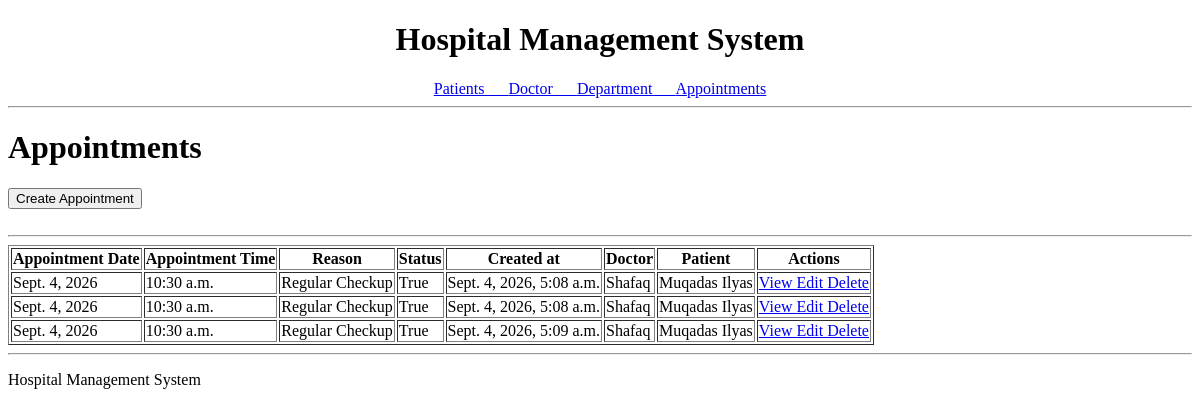
The page /appointment/1/doctor/ on the database as committed earlier.
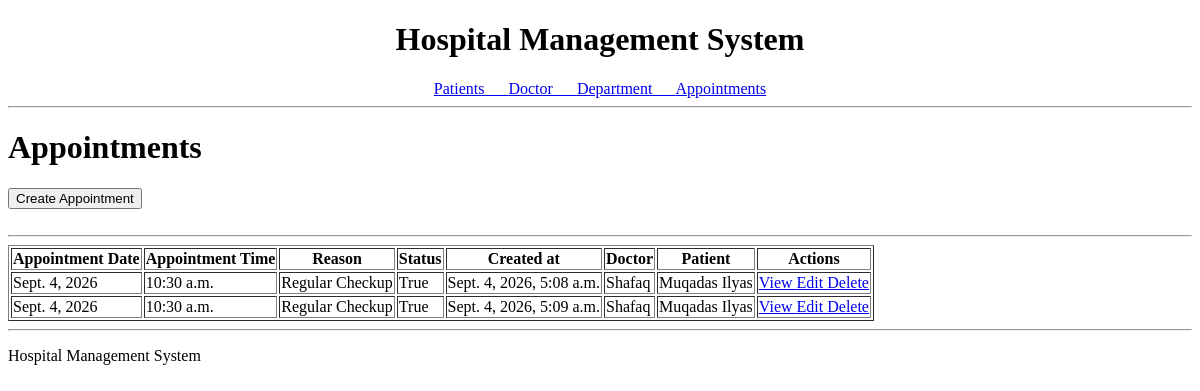
The same page on the database as committed later.
### appointments/models.py (models this page shows, shortened)
class Appointments(models.Model):
    id = models.AutoField(primary_key=True)
    appointment_date = models.DateField(auto_now_add=True)
    appointment_time = models.TimeField(auto_now_add=True)
    reason = models.TextField()
    status = models.BooleanField()
    created_at = models.DateTimeField(auto_now_add=True)
    doctor = models.ForeignKey(Doctor,on_delete=models.CASCADE)
    patient = models.ForeignKey(Patient,on_delete=models.CASCADE)
    class Meta:
        permissions = [
            ("complete_appointment", "Can complete appointment"),
        ]

### doctor/models.py (models this page shows)
class Doctor(models.Model):
    id=models.AutoField(primary_key=True)
    name = models.CharField(max_length=50)
    specialization = models.CharField(max_length=50)
    phone = models.CharField(max_length=15)
    department=models.ForeignKey(Department,on_delete=models.CASCADE)
    user=models.OneToOneField(User,on_delete=models.CASCADE,
                              null=True,blank=True, related_name='doctor')
    def __str__(self):
        return self.name

### patient/models.py (models this page shows)
class Patient(models.Model):
    id = models.AutoField(primary_key=True)
    first_name = models.CharField(max_length=100)
    last_name = models.CharField(max_length=100)
    gender_choices = {
        'M': 'Male',
        'F': 'Female',
    }
    gender = models.CharField(max_length=1, choices=gender_choices)
    blood_type = models.CharField(max_length=2)
    dob = models.DateField()
    phone = models.CharField(max_length=15)
    def __str__(self):
        return self.first_name + " " + self.last_name

### appointments/views.py (the view)
# urls.py: path('<int:doctor_id>/doctor/',DoctorAppointmentListView.as_view(),name='doctor_appointment_list'),
class DoctorAppointmentListView(ListView):
    model=Appointments
    context_object_name='appointments'
    template_name = 'appointments/appointment_list.html'
    def get_queryset(self):
        doctor_id=self.kwargs['doctor_id']
        return Appointments.objects.filter(doctor_id=doctor_id).order_by('-appointment_date')

### appointments/templates/appointments/appointment_list.html (shortened to what this page needs)
{% extends "base.html" %}
{% block content %}
<h1>Appointments</h1>
<a href="{% url 'appointment_create' %}">
    <button>Create Appointment</button>
</a>
<br>
<br>
<hr>
<table border="1">
    <tr>
        <th>Appointment Date</th>
        <th>Appointment Time</th>
        <th>Reason</th>
        <th>Status</th>
        <th>Created at</th>
        <th>Doctor</th>
        <th>Patient</th>
        <th>Actions</th>
    </tr>
    {% for appointment in appointments %}
    <tr>
        <td>
            {{ appointment.appointment_date }}
        </td>
        <td>
            {{ appointment.appointment_time }}
        </td>
        <td>
            {{ appointment.reason }}
        </td>
        <td>
            {{appointment.status}}
        </td>
        <td>
            {{appointment.created_at}}
        </td>
        <td>
            {{appointment.doctor}}
        </td>
        <td>
            {{appointment.patient}}
        </td>
        <td>
            <a href="{% url 'appointment_detail' appointment.id %}">
                View
            </a>
            <a href="{% url 'appointment_update' appointment.id %}">
                Edit
            </a>
            <a href="{% url 'appointment_delete' appointment.id %}">
                Delete
            </a>
        </td>
    </tr>
    {% endfor %}
</table>
{% endblock %}

Rows that differ between the two databases and show on the page:
removed Appointments: appointment_date "Sept. 4, 2026", appointment_time "10:30 a.m.", reason "Regular Checkup", status "True", created_at "Sept. 4, 2026, 5:08 a.m.", doctor "Shafaq", patient "Muqadas Ilyas"
